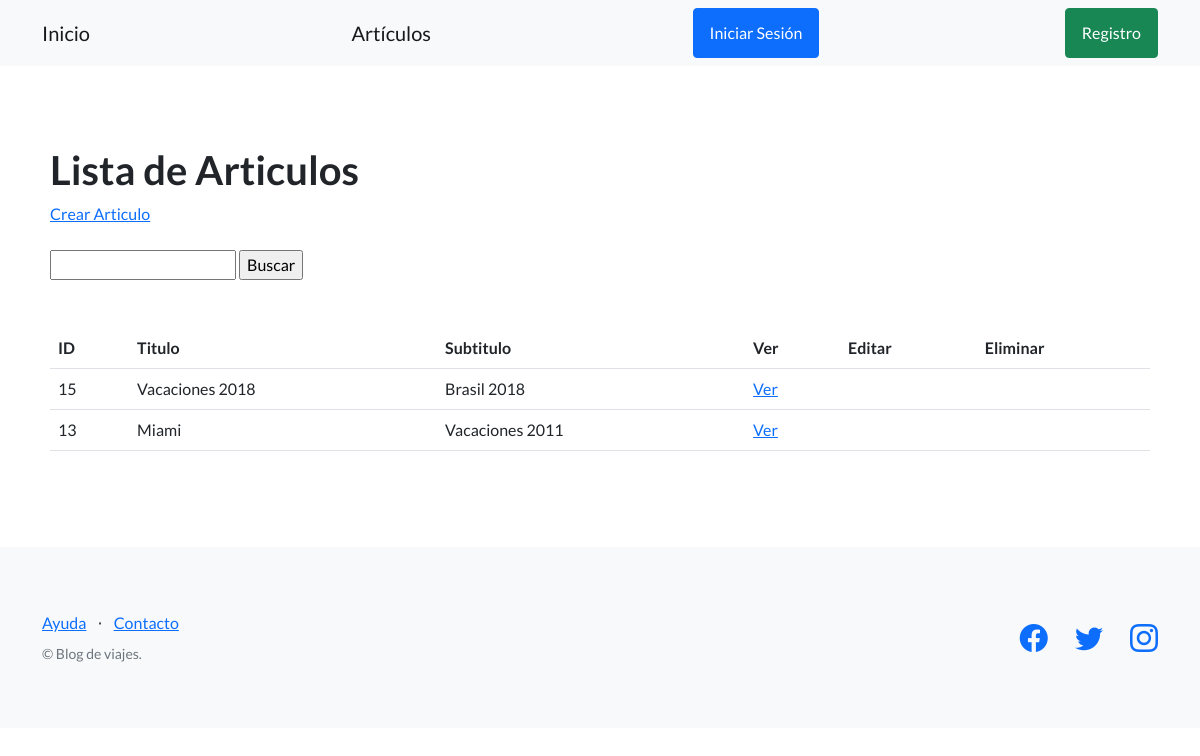
/blog/articulos/, run on the app's committed database.
### blog/models.py (models this page shows, shortened)
class Articulo(models.Model):
    titulo= models.CharField(max_length=200, unique=True)
    subtitulo= models.CharField(max_length=200)
    cuerpo= models.TextField()
    autor= models.ForeignKey(User, on_delete=models.SET_NULL, null=True)
    fecha_publicacion= models.DateTimeField(auto_now_add=True)
    imagen= models.ImageField(upload_to='images', blank=True)
    class Meta:
        ordering = ['-fecha_publicacion']

### blog/views.py (the view)
# urls.py: path("articulos/", listar_articulos, name='lista_articulos'),
def listar_articulos(request):
    articulos= Articulo.objects.all()
    contexto = {
        'articulos': articulos
    }
    http_response= render(
        request=request,
        template_name='blog/lista_articulos.html',
        context= contexto,
    )
    return http_response

### blog/templates/blog/lista_articulos.html (shortened to what this page needs)
{% extends 'blog/base.html' %}
{% block contenido %}
<section>
    <div>
        <h1>Lista de Articulos</h1>
        <a href= "{% url 'crear_articulo' %}">Crear Articulo</a>
        <br><br>
        <form action= "{% url 'buscar_articulos' %}" method= "post">
            <input type= "text" name= "busqueda">
            <input type= "submit" value= "Buscar">
        </form>
        <br><br>
        <table class= "table">
            <tbody>
                <tr>
                    <th>ID</th>
                    <th>Titulo</th>
                    <th>Subtitulo</th>
                    <th>Ver</th>
                    <th>Editar</th>
                    <th>Eliminar</th>
                </tr>
                {% for articulo in articulos %}
                <tr>
                    <td>{{articulo.id }}</td>
                    <td>{{articulo.titulo }}</td>
                    <td>{{articulo.subtitulo}}</td>
                    <td>
                        <a href= "{% url 'ver_articulo' articulo.id %}">Ver</a>
                    </td>
                    <td>
                    </td>
                    <td>
                    </td>
                </tr>
                {% endfor %}
            </tbody>
        </table>
    </div>
</section>
{% endblock contenido %}

### data on the page
Articulo: id "15", titulo "Vacaciones 2018", subtitulo "Brasil 2018"
Articulo: id "13", titulo "Miami", subtitulo "Vacaciones 2011"
